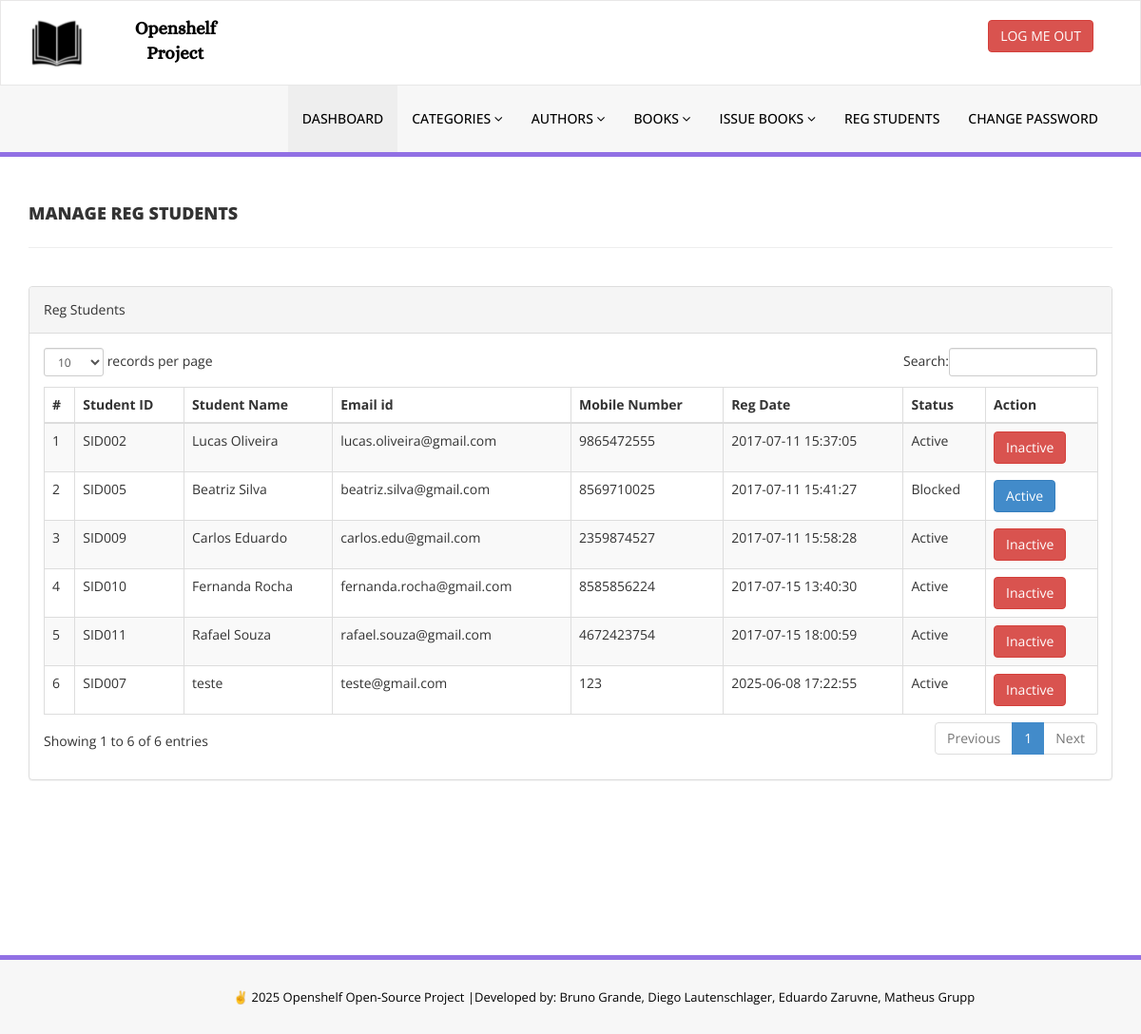
The app's page /Projeto_Web/site/library/admin/reg-students.php (signed in) with its own data.
### tables this page shows
CREATE TABLE tblstudents (
  id INT AUTO_INCREMENT PRIMARY KEY,
  StudentId VARCHAR(100) UNIQUE,
  FullName VARCHAR(120),
  EmailId VARCHAR(120),
  MobileNumber CHAR(11),
  Password VARCHAR(120),
  Status INT,
  RegDate TIMESTAMP NULL DEFAULT CURRENT_TIMESTAMP,
  UpdationDate TIMESTAMP DEFAULT CURRENT_TIMESTAMP ON UPDATE CURRENT_TIMESTAMP
);

### Projeto_Web/site/library/admin/reg-students.php (the view, shortened to what this page needs)
<?php
include '../includes/config.php';
if (strlen($_SESSION['alogin']) == 0) {
    header('location:index.php');
} else {
    ?>
    <!DOCTYPE html>
    <html xmlns="http://www.w3.org/1999/xhtml">
    <head>
        <link href="assets/css/bootstrap.css" rel="stylesheet" />
        <link href="assets/css/font-awesome.css" rel="stylesheet" />
        <link href="assets/js/dataTables/dataTables.bootstrap.css" rel="stylesheet" />
        <link href="assets/css/style.css" rel="stylesheet" />
    </head>
    <body>
        <?php include('includes/header.php'); ?>
        <div class="content-wrapper">
            <div class="container">
                <div class="row pad-botm">
                    <div class="col-md-12">
                        <h4 class="header-line">Manage Reg Students</h4>
                    </div>
                </div>
                <div class="row">
                    <div class="col-md-12">
                        <div class="panel panel-default">
                            <div class="panel-heading">
                                Reg Students
                            </div>
                            <div class="panel-body">
                                <div class="table-responsive">
                                    <table class="table table-striped table-bordered table-hover" id="dataTables-example">
                                        <thead>
                                            <tr>
                                                <th>#</th>
                                                <th>Student ID</th>
                                                <th>Student Name</th>
                                                <th>Email id </th>
                                                <th>Mobile Number</th>
                                                <th>Reg Date</th>
                                                <th>Status</th>
                                                <th>Action</th>
                                            </tr>
                                        </thead>
                                        <tbody>
                                            <?php $sql = "SELECT * from tblstudents";
                                            $query = $dbh->prepare($sql);
                                            $query->execute();
                                            $results = $query->fetchAll(PDO::FETCH_OBJ);
                                            $cnt = 1;
                                            if ($query->rowCount() > 0) {
                                                foreach ($results as $result) { ?>
                                                    <tr class="odd gradeX">
                                                        <td class="center"><?php echo htmlentities($cnt); ?></td>
                                                        <td class="center"><?php echo htmlentities($result->StudentId); ?></td>
                                                        <td class="center"><?php echo htmlentities($result->FullName); ?></td>
                                                        <td class="center"><?php echo htmlentities($result->EmailId); ?></td>
                                                        <td class="center"><?php echo htmlentities($result->MobileNumber); ?></td>
                                                        <td class="center"><?php echo htmlentities($result->RegDate); ?></td>
                                                        <td class="center"><?php if ($result->Status == 1) {
                                                            echo htmlentities("Active");
                                                        } else {
                                                            echo htmlentities("Blocked");
                                                        }
                                                        ?></td>
                                                        <td class="center">
                                                            <?php if ($result->Status == 1) { ?>
                                                                <a href="reg-students.php?inid=<?php echo htmlentities($result->id); ?>"
                                                                    onclick="return confirm('Are you sure you want to block this student?');"" >  <button class="
                                                                    btn btn-danger"> Inactive</button>
                                                                <?php } else { ?>
                                                                    <a href="reg-students.php?id=<?php echo htmlentities($result->id); ?>"
                                                                        onclick="return confirm('Are you sure you want to active this student?');""><button class="
                                                                        btn btn-primary"> Active</button>
                                                                    <?php } ?>
                                                        </td>
                                                    </tr>
                                                    <?php $cnt = $cnt + 1;
                                                }
                                            } ?>
                                        </tbody>
                                    </table>
                                </div>
                            </div>
                        </div>
                    </div>
                </div>
            </div>
        </div>
        <?php include('includes/footer.php'); ?>
    </body>
    </html>
<?php } ?>

### Projeto_Web/site/library/admin/assets/css/style.css (style rules this page uses)
.content-wrapper { margin-top: 40px; min-height:800px; padding-bottom:90px; }
.header-line { font-weight:900; padding-bottom:25px; border-bottom:1px solid #eeeeee; text-transform:uppercase; }
.pad-botm { padding-bottom:30px; }

### records on screen
tblstudents: StudentId "SID002", FullName "Lucas Oliveira", EmailId "lucas.oliveira@gmail.com", MobileNumber "9865472555", RegDate "2017-07-11 15:37:05"
tblstudents: StudentId "SID005", FullName "Beatriz Silva", EmailId "beatriz.silva@gmail.com", MobileNumber "8569710025", RegDate "2017-07-11 15:41:27"
tblstudents: StudentId "SID009", FullName "Carlos Eduardo", EmailId "carlos.edu@gmail.com", MobileNumber "2359874527", RegDate "2017-07-11 15:58:28"
tblstudents: StudentId "SID010", FullName "Fernanda Rocha", EmailId "fernanda.rocha@gmail.com", MobileNumber "8585856224", RegDate "2017-07-15 13:40:30"
tblstudents: StudentId "SID011", FullName "Rafael Souza", EmailId "rafael.souza@gmail.com", MobileNumber "4672423754", RegDate "2017-07-15 18:00:59"
tblstudents: StudentId "SID007", FullName "teste", EmailId "teste@gmail.com", MobileNumber "123", RegDate "2025-06-08 17:22:55"
